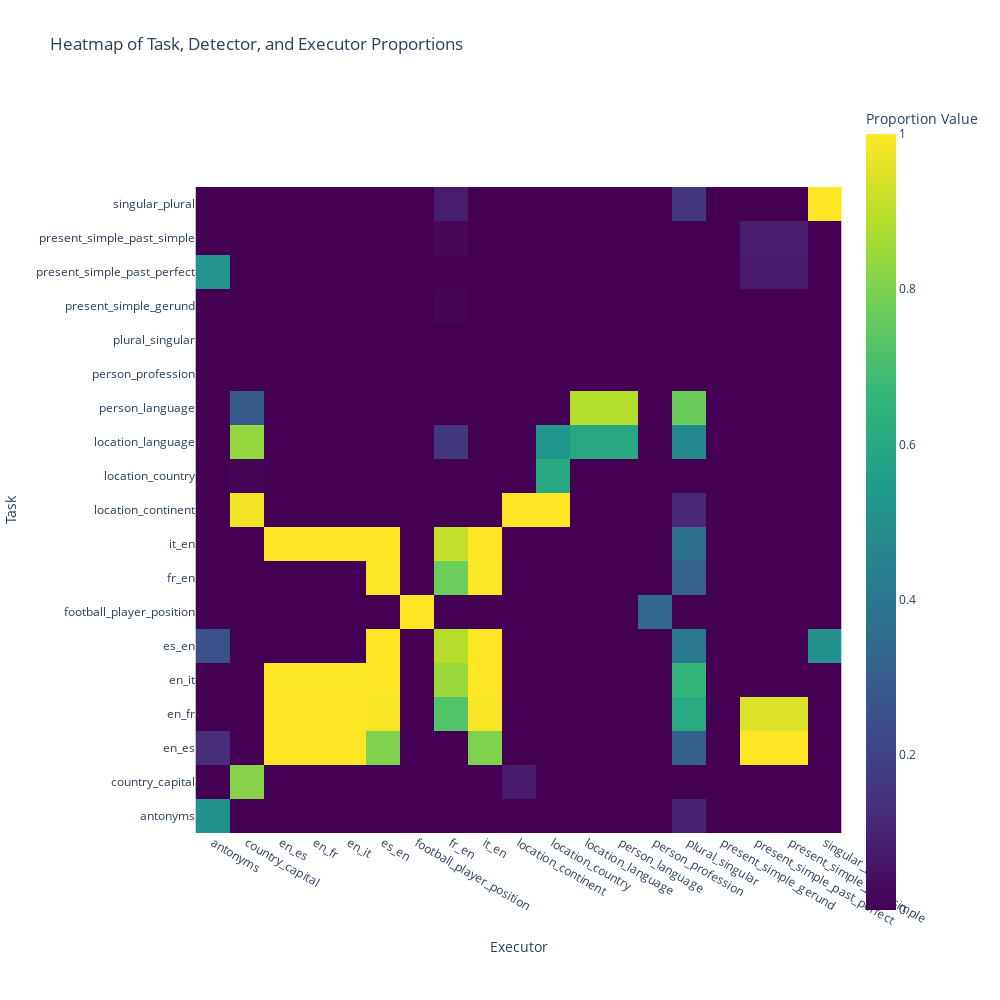

Notebook source saved alongside this figure:
### Code cell
import json
import pandas as pd
import numpy as np
import plotly.express as px

# Load the data
with open("micrlhf-progress/attn_results_4.jsonl") as f:
    results = [json.loads(line) for line in f]

results = pd.DataFrame(results)

results["source"] = results["source"].map(detectors).apply(lambda x: ", ".join(x))
results["target"] = results["target"].map(executors).apply(lambda x: ", ".join(x))

all_tasks = results["task"].unique().tolist()
all_tasks = sorted(all_tasks)
all_detectors = sorted(all_tasks)  # Sort detectors
all_executors = sorted(all_tasks)  # Sort executors to mirror detectors

# Prepare data for heatmap
heatmap_data = np.zeros((len(all_tasks), len(all_executors)))

for i, task in enumerate(all_tasks):
    task_results = results[results["task"] == task]

    max_value = task_results["proportions"].apply(lambda x: np.mean(x)).max()
    max_value = 1  # Normalize to 1 as per original logic

    for j, executor in enumerate(all_executors):
        entry = task_results[(task_results["source"].str.contains(task)) & (task_results["target"].str.contains(executor))]
        value = np.mean(entry["proportions"].values[0]) / max_value if len(entry) > 0 else 0
        
        heatmap_data[i, j] = value


heatmap_data = np.flip(heatmap_data, axis=0)  # Flip the data to match the order of detectors

# Create heatmap with sorted x and y labels
fig = px.imshow(
    heatmap_data,
    labels=dict(x="Executor", y="Task", color="Proportion Value"),
    x=all_executors,
    y=all_tasks[::-1],
    title="Heatmap of Task, Detector, and Executor Proportions",
    color_continuous_scale="Viridis"  # Or any other preferred color scale
)

# Sort the x-axis to mirror the sorted y-axis (detectors)
fig.update_layout(
    height=1000,
    width=1000
)

# Display the plot
fig.show()

### Figure 1 — Plotly figure (JSON) as saved in the notebook; plotly's stock layout.template omitted (floating-point values rounded to 4 significant figures; data arrays with more than 128 entries replaced by an {"elided": "..."} marker saying what was removed)
{"data": [{"coloraxis": "coloraxis", "hovertemplate": "Executor: %{x}<br>Task: %{y}<br>Proportion Value: %{z}<extra></extra>", "name": "0", "type": "heatmap", "x": ["antonyms", "country_capital", "en_es", "en_fr", "en_it", "es_en", "football_player_position", "fr_en", "it_en", "location_continent", "location_country", "location_language", "person_language", "person_profession", "plural_singular", "present_simple_gerund", "present_simple_past_perfect", "present_simple_past_simple", "singular_plural"], "xaxis": "x", "y": ["singular_plural", "present_simple_past_simple", "present_simple_past_perfect", "present_simple_gerund", "plural_singular", "person_profession", "person_language", "location_language", "location_country", "location_continent", "it_en", "fr_en", "football_player_position", "es_en", "en_it", "en_fr", "en_es", "country_capital", "antonyms"], "yaxis": "y", "z": {"elided": "19x19 float values"}}], "layout": {"coloraxis": {"colorbar": {"title": {"text": "Proportion Value"}}, "colorscale": [[0, "#440154"], [0.1111, "#482878"], [0.2222, "#3e4989"], [0.3333, "#31688e"], [0.4444, "#26828e"], [0.5556, "#1f9e89"], [0.6667, "#35b779"], [0.7778, "#6ece58"], [0.8889, "#b5de2b"], [1, "#fde725"]]}, "height": 1000, "title": {"text": "Heatmap of Task, Detector, and Executor Proportions"}, "width": 1000, "xaxis": {"anchor": "y", "constrain": "domain", "domain": [0, 1], "scaleanchor": "y", "title": {"text": "Executor"}}, "yaxis": {"anchor": "x", "autorange": "reversed", "constrain": "domain", "domain": [0, 1], "title": {"text": "Task"}}}}
